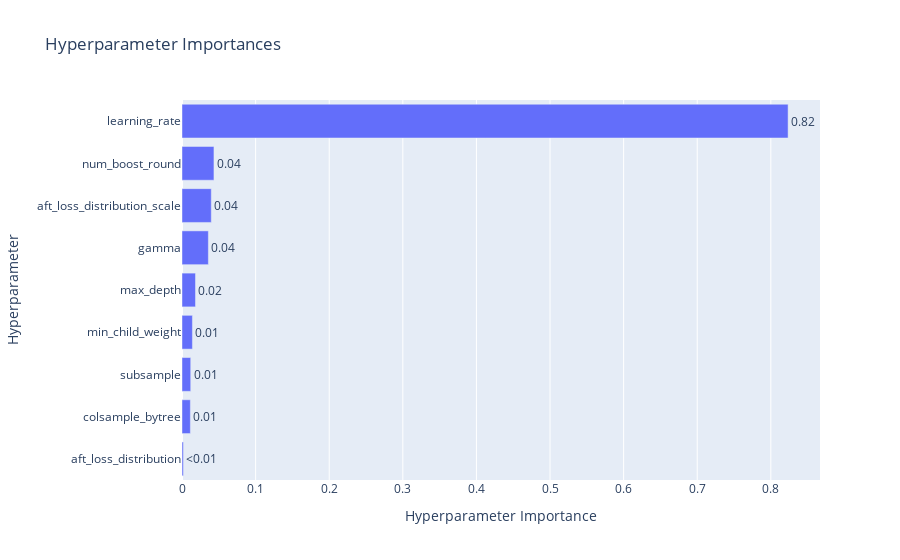

This figure's notebook cell:
### Code cell
fig = optuna.visualization.plot_param_importances(study)
fig.show()

### Figure 1 — Plotly figure (JSON) as saved in the notebook; plotly's stock layout.template omitted (floating-point values rounded to 4 significant figures)
{"data": [{"cliponaxis": false, "hovertemplate": ["aft_loss_distribution (CategoricalDistribution): 0.0018608722210931834<extra></extra>", "colsample_bytree (FloatDistribution): 0.011356978394356456<extra></extra>", "subsample (FloatDistribution): 0.011841956468944034<extra></extra>", "min_child_weight (IntDistribution): 0.014158789608032032<extra></extra>", "max_depth (IntDistribution): 0.01832675615522936<extra></extra>", "gamma (FloatDistribution): 0.035812168076897744<extra></extra>", "aft_loss_distribution_scale (FloatDistribution): 0.03978385053498576<extra></extra>", "num_boost_round (IntDistribution): 0.043410376105269204<extra></extra>", "learning_rate (FloatDistribution): 0.8234482524351922<extra></extra>"], "name": "Objective Value", "orientation": "h", "text": ["<0.01", "0.01", "0.01", "0.01", "0.02", "0.04", "0.04", "0.04", "0.82"], "textposition": "outside", "type": "bar", "x": [0.001861, 0.01136, 0.01184, 0.01416, 0.01833, 0.03581, 0.03978, 0.04341, 0.8234], "y": ["aft_loss_distribution", "colsample_bytree", "subsample", "min_child_weight", "max_depth", "gamma", "aft_loss_distribution_scale", "num_boost_round", "learning_rate"]}], "layout": {"title": {"text": "Hyperparameter Importances"}, "xaxis": {"title": {"text": "Hyperparameter Importance"}}, "yaxis": {"title": {"text": "Hyperparameter"}}}}
